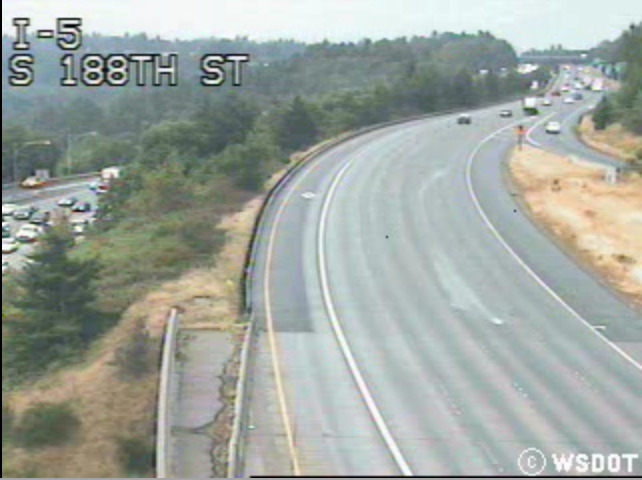
#> input picture absolute-difference/firstframe.png, 642 x 480 px, given in place of firstFrame2.png, which was not available
$ python absDiff.py
#> lines starting #> are read from the running program, lines starting #| are printed output that depends on the picture; pictures that were not available may be replaced by others from this repository, and a replacement may not be noted
# import the necessary packages
import argparse
import datetime
import imutils
import time
import cv2

# [16 lines of commented-out code are left out]
firstFrame = None
firstFrame = cv2.imread("firstFrame2.png",1)
#> firstFrame is the input picture: shape (480, 642, 3); mean B, G, R 159.4, 166, 159.2
firstFrame = imutils.resize(firstFrame, width=500)
#> firstFrame: shape (373, 500, 3)
firstFrame = cv2.cvtColor(firstFrame, cv2.COLOR_BGR2GRAY)
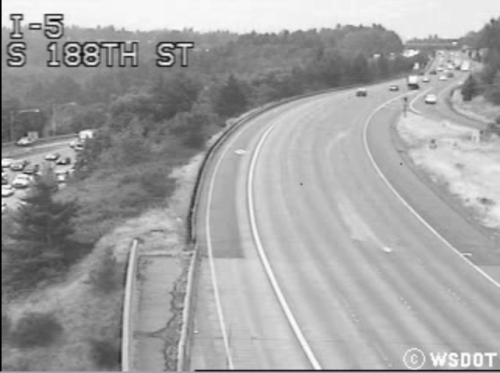
#> firstFrame: shape (373, 500); min 0, max 254, mean 163.2
firstFrame = cv2.GaussianBlur(firstFrame, (21, 21), 0)
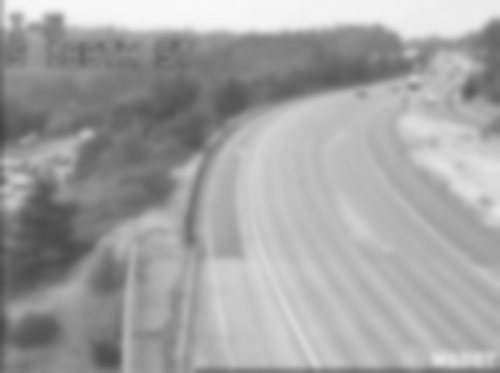
#> firstFrame: shape (373, 500); min 67, max 248, mean 163.3

string = ['cctv052x2004080516x01638.avi',
          'cctv052x2004080516x01639.avi',
          'cctv052x2004080516x01640.avi',
          'cctv052x2004080516x01641.avi',
          'cctv052x2004080516x01642.avi',
          'cctv052x2004080516x01643.avi',
          'cctv052x2004080516x01644.avi',
          'cctv052x2004080516x01645.avi',
          'cctv052x2004080516x01646.avi',
          'cctv052x2004080516x01647.avi',
          'cctv052x2004080516x01648.avi',
          'cctv052x2004080516x01649.avi',
          'cctv052x2004080516x01650.avi',
          'cctv052x2004080517x01652.avi',
          'cctv052x2004080517x01653.avi',
          'cctv052x2004080517x01654.avi',
          'cctv052x2004080517x01655.avi',
          'cctv052x2004080517x01656.avi',
          'cctv052x2004080517x01657.avi',
          'cctv052x2004080517x01658.avi', ]

for i in range(0, 20):
    camera = cv2.VideoCapture(string[i])
    time.sleep(0.25)

    # loop over the frames of the video
    while True:
        # grab the current frame and initialize the occupied/unoccupied
        # text
        (grabbed, frame) = camera.read()
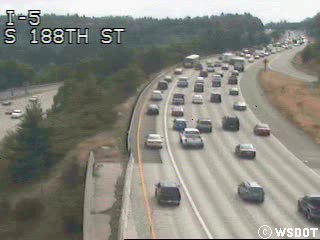
#> input picture frame 5 of videos renomeados/n2.avi, 320 x 240 px, given in place of cctv052x2004080516x01638.avi, which was not available
#> frame is the input picture: shape (240, 320, 3); mean B, G, R 127.5, 136, 136.1
        # text = "Unoccupied"

        # if the frame could not be grabbed, then we have reached the end
        # of the video
        if not grabbed:
            break

        # resize the frame, convert it to grayscale, and blur it
        frame = imutils.resize(frame, width=500)
#> frame: shape (375, 500, 3)
        gray = cv2.cvtColor(frame, cv2.COLOR_BGR2GRAY)
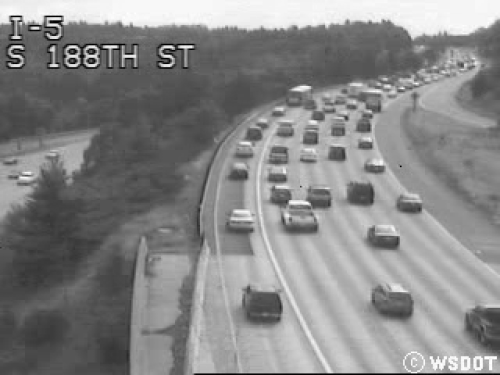
#> gray: shape (375, 500); min 0, max 255, mean 135
        gray = cv2.GaussianBlur(gray, (21, 21), 0)
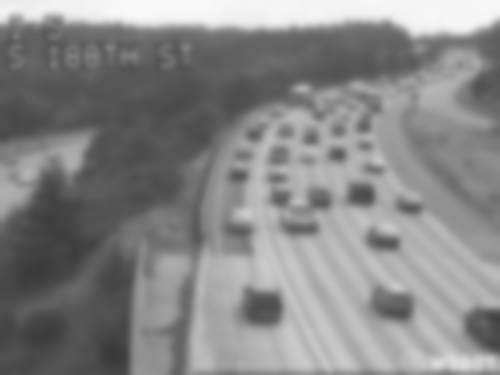
#> gray: shape (375, 500); min 57, max 248, mean 135.1

        # if the first frame is None, initialize it
        if firstFrame is None:
            firstFrame = gray
            continue

        # compute the absolute difference between the current frame and
        # first frame
#> (the run stopped early here; a loop or call above may not have finished)
